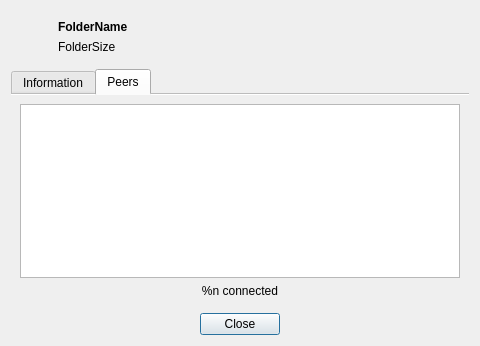
<?xml version="1.0" encoding="UTF-8"?>
<ui version="4.0">
 <class>FolderProperties</class>
 <widget class="QDialog" name="FolderProperties">
  <property name="windowModality">
   <enum>Qt::NonModal</enum>
  </property>
  <property name="geometry">
   <rect>
    <x>0</x>
    <y>0</y>
    <width>480</width>
    <height>346</height>
   </rect>
  </property>
  <property name="minimumSize">
   <size>
    <width>480</width>
    <height>340</height>
   </size>
  </property>
  <property name="windowTitle">
   <string>Folder Properties</string>
  </property>
  <property name="windowIcon">
   <iconset resource="../resources/mainwindow.qrc">
    <normaloff>:/branding/librevault_icon.svg</normaloff>:/branding/librevault_icon.svg</iconset>
  </property>
  <layout class="QVBoxLayout" name="verticalLayout">
   <item>
    <widget class="QWidget" name="header" native="true">
     <property name="sizePolicy">
      <sizepolicy hsizetype="Preferred" vsizetype="Minimum">
       <horstretch>0</horstretch>
       <verstretch>0</verstretch>
      </sizepolicy>
     </property>
     <property name="minimumSize">
      <size>
       <width>0</width>
       <height>48</height>
      </size>
     </property>
     <layout class="QHBoxLayout" name="horizontalLayout">
      <item>
       <widget class="QLabel" name="folder_icon">
        <property name="sizePolicy">
         <sizepolicy hsizetype="Fixed" vsizetype="Fixed">
          <horstretch>0</horstretch>
          <verstretch>0</verstretch>
         </sizepolicy>
        </property>
        <property name="minimumSize">
         <size>
          <width>32</width>
          <height>32</height>
         </size>
        </property>
        <property name="maximumSize">
         <size>
          <width>32</width>
          <height>32</height>
         </size>
        </property>
        <property name="text">
         <string/>
        </property>
       </widget>
      </item>
      <item>
       <layout class="QVBoxLayout" name="verticalLayout_3">
        <item>
         <widget class="QLabel" name="folder_name">
          <property name="styleSheet">
           <string notr="true">font-weight: bold;</string>
          </property>
          <property name="text">
           <string notr="true">FolderName</string>
          </property>
          <property name="wordWrap">
           <bool>true</bool>
          </property>
         </widget>
        </item>
        <item>
         <widget class="QLabel" name="folder_size">
          <property name="styleSheet">
           <string notr="true">font-size: 0.9em</string>
          </property>
          <property name="text">
           <string notr="true">FolderSize</string>
          </property>
         </widget>
        </item>
       </layout>
      </item>
     </layout>
    </widget>
   </item>
   <item>
    <widget class="QTabWidget" name="tabWidget">
     <property name="currentIndex">
      <number>1</number>
     </property>
     <property name="documentMode">
      <bool>true</bool>
     </property>
     <widget class="QWidget" name="tab">
      <attribute name="title">
       <string>Information</string>
      </attribute>
      <layout class="QFormLayout" name="formLayout">
       <property name="fieldGrowthPolicy">
        <enum>QFormLayout::ExpandingFieldsGrow</enum>
       </property>
       <item row="0" column="0" colspan="2">
        <widget class="QLabel" name="label_4">
         <property name="styleSheet">
          <string notr="true">font-weight: bold</string>
         </property>
         <property name="text">
          <string>Secrets</string>
         </property>
        </widget>
       </item>
       <item row="1" column="0">
        <widget class="QLabel" name="label_rw">
         <property name="text">
          <string>Read and Write:</string>
         </property>
        </widget>
       </item>
       <item row="1" column="1">
        <layout class="QHBoxLayout" name="layout_rw">
         <item>
          <widget class="QLineEdit" name="secret_rw"/>
         </item>
         <item>
          <widget class="QToolButton" name="copy_rw">
           <property name="sizePolicy">
            <sizepolicy hsizetype="Fixed" vsizetype="Ignored">
             <horstretch>0</horstretch>
             <verstretch>0</verstretch>
            </sizepolicy>
           </property>
           <property name="text">
            <string>Copy</string>
           </property>
           <property name="toolButtonStyle">
            <enum>Qt::ToolButtonTextBesideIcon</enum>
           </property>
          </widget>
         </item>
        </layout>
       </item>
       <item row="2" column="0">
        <widget class="QLabel" name="label_ro">
         <property name="text">
          <string>Read only:</string>
         </property>
        </widget>
       </item>
       <item row="2" column="1">
        <layout class="QHBoxLayout" name="layout_ro">
         <item>
          <widget class="QLineEdit" name="secret_ro"/>
         </item>
         <item>
          <widget class="QToolButton" name="copy_ro">
           <property name="sizePolicy">
            <sizepolicy hsizetype="Fixed" vsizetype="Ignored">
             <horstretch>0</horstretch>
             <verstretch>0</verstretch>
            </sizepolicy>
           </property>
           <property name="text">
            <string>Copy</string>
           </property>
           <property name="toolButtonStyle">
            <enum>Qt::ToolButtonTextBesideIcon</enum>
           </property>
          </widget>
         </item>
        </layout>
       </item>
       <item row="3" column="0">
        <widget class="QLabel" name="label_do">
         <property name="text">
          <string>Encrypted:</string>
         </property>
        </widget>
       </item>
       <item row="3" column="1">
        <layout class="QHBoxLayout" name="layout_do">
         <item>
          <widget class="QLineEdit" name="secret_do"/>
         </item>
         <item>
          <widget class="QToolButton" name="copy_do">
           <property name="sizePolicy">
            <sizepolicy hsizetype="Fixed" vsizetype="Ignored">
             <horstretch>0</horstretch>
             <verstretch>0</verstretch>
            </sizepolicy>
           </property>
           <property name="text">
            <string>Copy</string>
           </property>
           <property name="toolButtonStyle">
            <enum>Qt::ToolButtonTextBesideIcon</enum>
           </property>
          </widget>
         </item>
        </layout>
       </item>
      </layout>
     </widget>
     <widget class="QWidget" name="tab_2">
      <attribute name="title">
       <string>Peers</string>
      </attribute>
      <layout class="QVBoxLayout" name="verticalLayout_2">
       <item>
        <widget class="QTreeView" name="peers_treeView">
         <property name="selectionMode">
          <enum>QAbstractItemView::NoSelection</enum>
         </property>
         <property name="allColumnsShowFocus">
          <bool>true</bool>
         </property>
        </widget>
       </item>
       <item>
        <widget class="QLabel" name="connected_counter">
         <property name="text">
          <string notr="true">%n connected</string>
         </property>
         <property name="alignment">
          <set>Qt::AlignCenter</set>
         </property>
        </widget>
       </item>
      </layout>
     </widget>
    </widget>
   </item>
   <item>
    <widget class="QDialogButtonBox" name="buttonBox">
     <property name="orientation">
      <enum>Qt::Horizontal</enum>
     </property>
     <property name="standardButtons">
      <set>QDialogButtonBox::Close</set>
     </property>
     <property name="centerButtons">
      <bool>true</bool>
     </property>
    </widget>
   </item>
  </layout>
 </widget>
 <resources>
  <include location="../resources/mainwindow.qrc"/>
 </resources>
 <connections>
  <connection>
   <sender>buttonBox</sender>
   <signal>accepted()</signal>
   <receiver>FolderProperties</receiver>
   <slot>accept()</slot>
   <hints>
    <hint type="sourcelabel">
     <x>224</x>
     <y>357</y>
    </hint>
    <hint type="destinationlabel">
     <x>157</x>
     <y>274</y>
    </hint>
   </hints>
  </connection>
  <connection>
   <sender>buttonBox</sender>
   <signal>rejected()</signal>
   <receiver>FolderProperties</receiver>
   <slot>reject()</slot>
   <hints>
    <hint type="sourcelabel">
     <x>292</x>
     <y>363</y>
    </hint>
    <hint type="destinationlabel">
     <x>286</x>
     <y>274</y>
    </hint>
   </hints>
  </connection>
 </connections>
</ui>
